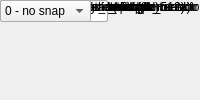
<?xml version="1.0" encoding="UTF-8"?>
<ui version="4.0">
 <class>MainWindow</class>
 <widget class="QMainWindow" name="MainWindow">
  <property name="windowTitle"><string>Ten GbE</string></property>
  <widget class="QWidget" name="centralwidget">
   <!-- NOTE: this is a simplified structural mirror of the generated
        <module>_ui.py, not a full round-trip Designer file. Regenerate
        both from the same spec if you need to edit layout by hand. -->
       <!-- tab: Core -->
       <widget class="QLabel" name="label_flavour">
     <property name="text"><string>Mezzanine card flavour</string></property>
    </widget>
       <widget class="QComboBox" name="flavour">
     <item><property name="text"><string>sfp+</string></property></item>
     <item><property name="text"><string>cx4</string></property></item>
    </widget>
       <widget class="QLabel" name="label_slot">
     <property name="text"><string>Card slot</string></property>
    </widget>
       <widget class="QComboBox" name="slot">
     <item><property name="text"><string>0</string></property></item>
     <item><property name="text"><string>1</string></property></item>
    </widget>
       <widget class="QLabel" name="label_port_r1">
     <property name="text"><string>Port</string></property>
    </widget>
       <widget class="QComboBox" name="port_r1">
     <item><property name="text"><string>0</string></property></item>
     <item><property name="text"><string>1</string></property></item>
     <item><property name="text"><string>2</string></property></item>
     <item><property name="text"><string>3</string></property></item>
    </widget>
       <widget class="QLabel" name="label_port_r2_cx4">
     <property name="text"><string>Port</string></property>
    </widget>
       <widget class="QComboBox" name="port_r2_cx4">
     <item><property name="text"><string>0</string></property></item>
     <item><property name="text"><string>1</string></property></item>
     <item><property name="text"><string>2</string></property></item>
    </widget>
       <widget class="QLabel" name="label_port_r2_sfpp">
     <property name="text"><string>Port</string></property>
    </widget>
       <widget class="QComboBox" name="port_r2_sfpp">
     <item><property name="text"><string>0</string></property></item>
     <item><property name="text"><string>1</string></property></item>
     <item><property name="text"><string>2</string></property></item>
     <item><property name="text"><string>3</string></property></item>
    </widget>
       <widget class="QLabel" name="label_rx_dist_ram">
     <property name="text"><string>Shallow RX Fifo (Beware overruns!)</string></property>
    </widget>
       <widget class="QCheckBox" name="rx_dist_ram"/>
       <widget class="QLabel" name="label_large_frames">
     <property name="text"><string>Enable Large TX Frames (8k+512)</string></property>
    </widget>
       <widget class="QCheckBox" name="large_frames"/>
       <widget class="QLabel" name="label_show_param">
     <property name="text"><string>---------------------- Show Implementation Parameters -----------------------------------------------------------------------------------</string></property>
    </widget>
       <widget class="QCheckBox" name="show_param"/>
       <widget class="QLabel" name="label_pre_emph_r2">
     <property name="text"><string>Pre-emphasis (dB)</string></property>
    </widget>
       <widget class="QComboBox" name="pre_emph_r2">
     <item><property name="text"><string>0.15</string></property></item>
     <item><property name="text"><string>0.3</string></property></item>
     <item><property name="text"><string>0.45</string></property></item>
     <item><property name="text"><string>0.61</string></property></item>
     <item><property name="text"><string>0.74</string></property></item>
     <item><property name="text"><string>0.91</string></property></item>
     <item><property name="text"><string>1.07</string></property></item>
     <item><property name="text"><string>1.25</string></property></item>
     <item><property name="text"><string>1.36</string></property></item>
     <item><property name="text"><string>1.55</string></property></item>
     <item><property name="text"><string>1.74</string></property></item>
     <item><property name="text"><string>1.94</string></property></item>
     <item><property name="text"><string>2.11</string></property></item>
     <item><property name="text"><string>2.32</string></property></item>
     <item><property name="text"><string>2.54</string></property></item>
     <item><property name="text"><string>2.77</string></property></item>
    </widget>
       <widget class="QLabel" name="label_pre_emph">
     <property name="text"><string>Pre-emphasis</string></property>
    </widget>
       <widget class="QComboBox" name="pre_emph">
     <item><property name="text"><string>0</string></property></item>
     <item><property name="text"><string>1</string></property></item>
     <item><property name="text"><string>2</string></property></item>
     <item><property name="text"><string>3</string></property></item>
    </widget>
       <widget class="QLabel" name="label_post_emph_r2">
     <property name="text"><string>Post-emphasis (dB)</string></property>
    </widget>
       <widget class="QComboBox" name="post_emph_r2">
     <item><property name="text"><string>0.18</string></property></item>
     <item><property name="text"><string>0.19</string></property></item>
     <item><property name="text"><string>0.2</string></property></item>
     <item><property name="text"><string>0.39</string></property></item>
     <item><property name="text"><string>0.63</string></property></item>
     <item><property name="text"><string>0.82</string></property></item>
     <item><property name="text"><string>1.07</string></property></item>
     <item><property name="text"><string>1.32</string></property></item>
     <item><property name="text"><string>1.6</string></property></item>
     <item><property name="text"><string>1.65</string></property></item>
     <item><property name="text"><string>1.94</string></property></item>
     <item><property name="text"><string>2.21</string></property></item>
     <item><property name="text"><string>2.52</string></property></item>
     <item><property name="text"><string>2.76</string></property></item>
     <item><property name="text"><string>3.08</string></property></item>
     <item><property name="text"><string>3.41</string></property></item>
     <item><property name="text"><string>3.77</string></property></item>
     <item><property name="text"><string>3.97</string></property></item>
     <item><property name="text"><string>4.36</string></property></item>
     <item><property name="text"><string>4.73</string></property></item>
     <item><property name="text"><string>5.16</string></property></item>
     <item><property name="text"><string>5.47</string></property></item>
     <item><property name="text"><string>5.93</string></property></item>
     <item><property name="text"><string>6.38</string></property></item>
     <item><property name="text"><string>6.89</string></property></item>
    </widget>
       <widget class="QLabel" name="label_rxeqmix_r2">
     <property name="text"><string>Receive equalisation</string></property>
    </widget>
       <widget class="QComboBox" name="rxeqmix_r2">
     <item><property name="text"><string>0</string></property></item>
     <item><property name="text"><string>1</string></property></item>
     <item><property name="text"><string>2</string></property></item>
     <item><property name="text"><string>3</string></property></item>
     <item><property name="text"><string>4</string></property></item>
     <item><property name="text"><string>5</string></property></item>
     <item><property name="text"><string>6</string></property></item>
     <item><property name="text"><string>7</string></property></item>
    </widget>
       <widget class="QLabel" name="label_swing_r2">
     <property name="text"><string>Driver Swing Control (mVppd)</string></property>
    </widget>
       <widget class="QComboBox" name="swing_r2">
     <item><property name="text"><string>110</string></property></item>
     <item><property name="text"><string>210</string></property></item>
     <item><property name="text"><string>310</string></property></item>
     <item><property name="text"><string>400</string></property></item>
     <item><property name="text"><string>480</string></property></item>
     <item><property name="text"><string>570</string></property></item>
     <item><property name="text"><string>660</string></property></item>
     <item><property name="text"><string>740</string></property></item>
     <item><property name="text"><string>810</string></property></item>
     <item><property name="text"><string>880</string></property></item>
     <item><property name="text"><string>940</string></property></item>
     <item><property name="text"><string>990</string></property></item>
     <item><property name="text"><string>1040</string></property></item>
     <item><property name="text"><string>1080</string></property></item>
     <item><property name="text"><string>1110</string></property></item>
     <item><property name="text"><string>1130</string></property></item>
    </widget>
       <widget class="QLabel" name="label_swing">
     <property name="text"><string>Differential swing</string></property>
    </widget>
       <widget class="QComboBox" name="swing">
     <item><property name="text"><string>400</string></property></item>
     <item><property name="text"><string>500</string></property></item>
     <item><property name="text"><string>600</string></property></item>
     <item><property name="text"><string>700</string></property></item>
     <item><property name="text"><string>800</string></property></item>
    </widget>
       <widget class="QLabel" name="label_fab_en">
     <property name="text"><string>Enable fabric on startup</string></property>
    </widget>
       <widget class="QCheckBox" name="fab_en"/>
       <widget class="QLabel" name="label_fab_mac">
     <property name="text"><string>Fabric MAC Address</string></property>
    </widget>
       <widget class="QLineEdit" name="fab_mac"/>
       <widget class="QLabel" name="label_fab_ip">
     <property name="text"><string>Fabric IP Address</string></property>
    </widget>
       <widget class="QLineEdit" name="fab_ip"/>
       <widget class="QLabel" name="label_fab_udp">
     <property name="text"><string>Fabric UDP Port</string></property>
    </widget>
       <widget class="QLineEdit" name="fab_udp"/>
       <widget class="QLabel" name="label_fab_gate">
     <property name="text"><string>Fabric Gateway</string></property>
    </widget>
       <widget class="QLineEdit" name="fab_gate"/>
       <widget class="QLabel" name="label_cpu_rx_en">
     <property name="text"><string>Enable CPU RX</string></property>
    </widget>
       <widget class="QCheckBox" name="cpu_rx_en"/>
       <widget class="QLabel" name="label_cpu_tx_en">
     <property name="text"><string>Enable CPU TX</string></property>
    </widget>
       <widget class="QCheckBox" name="cpu_tx_en"/>
       <widget class="QLabel" name="label_ttl">
     <property name="text"><string>TTL</string></property>
    </widget>
       <widget class="QLineEdit" name="ttl"/>
       <widget class="QLabel" name="label_promisc_mode">
     <property name="text"><string>Promiscuous mode</string></property>
    </widget>
       <widget class="QCheckBox" name="promisc_mode"/>
       <!-- tab: Debug counters -->
       <widget class="QLabel" name="label_debug_ctr_width">
     <property name="text"><string>Debug counter width</string></property>
    </widget>
       <widget class="QLineEdit" name="debug_ctr_width"/>
       <widget class="QLabel" name="label_txctr">
     <property name="text"><string>TX - core_txctr</string></property>
    </widget>
       <widget class="QCheckBox" name="txctr"/>
       <widget class="QLabel" name="label_txerrctr">
     <property name="text"><string>TX packet length error - core_txerrctr</string></property>
    </widget>
       <widget class="QCheckBox" name="txerrctr"/>
       <widget class="QLabel" name="label_txerrctr_len">
     <property name="text"><string>-- expected TX packet length</string></property>
    </widget>
       <widget class="QLineEdit" name="txerrctr_len"/>
       <widget class="QLabel" name="label_txofctr">
     <property name="text"><string>TX overflow - core_txofctr</string></property>
    </widget>
       <widget class="QCheckBox" name="txofctr"/>
       <widget class="QLabel" name="label_txfullctr">
     <property name="text"><string>TX full - core_txfullctr</string></property>
    </widget>
       <widget class="QCheckBox" name="txfullctr"/>
       <widget class="QLabel" name="label_txvldctr">
     <property name="text"><string>TX valid cycle - core_txvldctr</string></property>
    </widget>
       <widget class="QCheckBox" name="txvldctr"/>
       <widget class="QLabel" name="label_txsnaplen">
     <property name="text"><string>TX snapshot length</string></property>
    </widget>
       <widget class="QComboBox" name="txsnaplen">
     <item><property name="text"><string>0 - no snap</string></property></item>
     <item><property name="text"><string>256</string></property></item>
     <item><property name="text"><string>512</string></property></item>
     <item><property name="text"><string>1024</string></property></item>
     <item><property name="text"><string>2048</string></property></item>
     <item><property name="text"><string>4096</string></property></item>
     <item><property name="text"><string>8192</string></property></item>
     <item><property name="text"><string>16384</string></property></item>
    </widget>
       <widget class="QLabel" name="label_rxctr">
     <property name="text"><string>RX - core_rxctr</string></property>
    </widget>
       <widget class="QCheckBox" name="rxctr"/>
       <widget class="QLabel" name="label_rxerrctr">
     <property name="text"><string>RX packet length error - core_rxerrctr</string></property>
    </widget>
       <widget class="QCheckBox" name="rxerrctr"/>
       <widget class="QLabel" name="label_rxerrctr_len">
     <property name="text"><string>-- expected RX packet length</string></property>
    </widget>
       <widget class="QLineEdit" name="rxerrctr_len"/>
       <widget class="QLabel" name="label_rxofctr">
     <property name="text"><string>RX overflow - core_rxofctr</string></property>
    </widget>
       <widget class="QCheckBox" name="rxofctr"/>
       <widget class="QLabel" name="label_rxbadctr">
     <property name="text"><string>RX bad - core_rxbadctr</string></property>
    </widget>
       <widget class="QCheckBox" name="rxbadctr"/>
       <widget class="QLabel" name="label_rxvldctr">
     <property name="text"><string>RX valid cycle - core_rxvldctr</string></property>
    </widget>
       <widget class="QCheckBox" name="rxvldctr"/>
       <widget class="QLabel" name="label_rxeofctr">
     <property name="text"><string>RX eof - core_rxeofctr</string></property>
    </widget>
       <widget class="QCheckBox" name="rxeofctr"/>
       <widget class="QLabel" name="label_rxsnaplen">
     <property name="text"><string>RX snapshot length</string></property>
    </widget>
       <widget class="QComboBox" name="rxsnaplen">
     <item><property name="text"><string>0 - no snap</string></property></item>
     <item><property name="text"><string>256</string></property></item>
     <item><property name="text"><string>512</string></property></item>
     <item><property name="text"><string>1024</string></property></item>
     <item><property name="text"><string>2048</string></property></item>
     <item><property name="text"><string>4096</string></property></item>
     <item><property name="text"><string>8192</string></property></item>
     <item><property name="text"><string>16384</string></property></item>
    </widget>
  </widget>
 </widget>
 <resources/>
 <connections/>
</ui>
